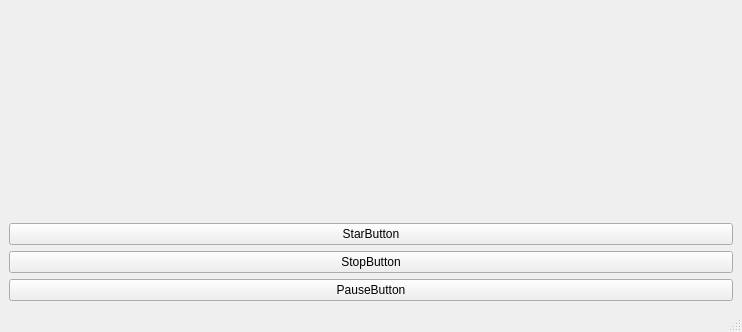
<?xml version="1.0" encoding="UTF-8"?>
<ui version="4.0">
 <class>MainWindow</class>
 <widget class="QMainWindow" name="MainWindow">
  <property name="geometry">
   <rect>
    <x>0</x>
    <y>0</y>
    <width>742</width>
    <height>332</height>
   </rect>
  </property>
  <property name="windowTitle">
   <string>MainWindow</string>
  </property>
  <widget class="QWidget" name="centralwidget">
   <layout class="QVBoxLayout" name="verticalLayout_2">
    <item>
     <widget class="QCustomPlot" name="widget" native="true"/>
    </item>
    <item>
     <layout class="QVBoxLayout" name="verticalLayout">
      <item>
       <widget class="QPushButton" name="StartButton">
        <property name="text">
         <string>StarButton</string>
        </property>
       </widget>
      </item>
      <item>
       <widget class="QPushButton" name="StopButton">
        <property name="text">
         <string>StopButton</string>
        </property>
       </widget>
      </item>
      <item>
       <widget class="QPushButton" name="PauseButton">
        <property name="text">
         <string>PauseButton</string>
        </property>
       </widget>
      </item>
     </layout>
    </item>
   </layout>
  </widget>
  <widget class="QMenuBar" name="menubar">
   <property name="geometry">
    <rect>
     <x>0</x>
     <y>0</y>
     <width>742</width>
     <height>23</height>
    </rect>
   </property>
  </widget>
  <widget class="QStatusBar" name="statusbar"/>
 </widget>
 <customwidgets>
  <customwidget>
   <class>QCustomPlot</class>
   <extends>QWidget</extends>
   <header>qcustomplot.h</header>
   <container>1</container>
  </customwidget>
 </customwidgets>
 <resources/>
 <connections/>
</ui>
